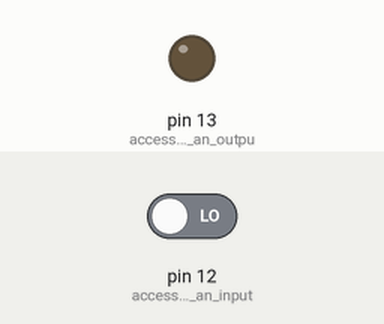
The sketch below on a simulated Arduino Uno, built with avr-gcc and run on an emulated ATmega328P. Shown: output pins drawn as LEDs (lit = HIGH). The test bench sets the inputs (shaded band); at power-on: pin 12 (access_pin_12_as_an_input) LOW. What the sketch prints to the serial monitor is not drawn.

Above: at 1.2 s.
1.3 s: pin 12 (access_pin_12_as_an_input) driven HIGH
At 1.9 s:
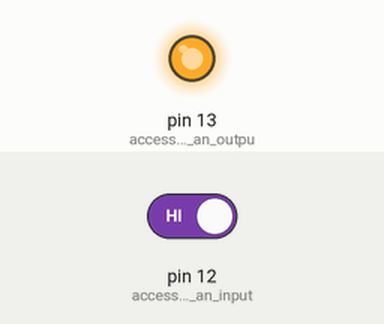
2.8 s: pin 12 (access_pin_12_as_an_input) driven LOW
At 3.1 s:
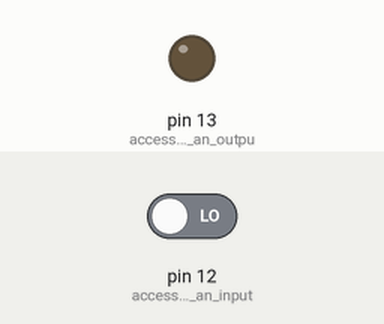
Timing chart, 0 to 5.8 s (numbered marks = the images above; inputs shaded):
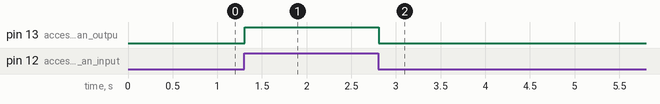

The sketch:

Akshay_prelab_11-1.ino
```cpp
int j=0; //initialize j to be 0

void setup() {
  // put your setup code here, to run once:
  Serial.begin(9600);
  pinMode(12,INPUT);  //access pin 12 as an input
  pinMode (13,OUTPUT);  //access pin 13 as an output

}

void loop() {
  // put your main code here, to run repeatedly:
  j=digitalRead(12);  //defines j as output from pin 12
  Serial.println(j);  //prints j as a line
  digitalWrite(13,j); //send a voltage to pin 13 based on j

}
```

Measured:
- after the input at 1.3 s, pin 13 (access_pin_13_as_an_outpu): LOW → HIGH at once
- after the input at 2.8 s, pin 13 (access_pin_13_as_an_outpu): HIGH → LOW at once
